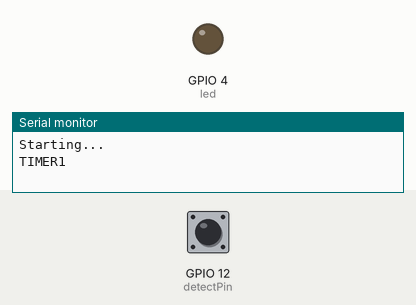
The sketch below on a simulated ESP32. Parts: output pins drawn as LEDs (lit = HIGH), the last lines printed to the serial monitor. Inputs (shaded band) come from the test bench; at power-on: GPIO 12 (detectPin) HIGH. At 5.0 s the program puts the board to deep sleep or switches it off; the recording ends there.

Above: at 1.2 s.
1.3 s: GPIO 12 (detectPin) pulsed LOW 2 times (0.12 s each, 0.3 s apart)
At 2.8 s:
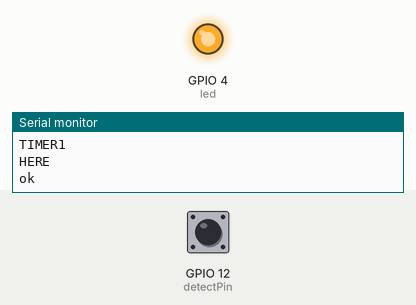
Timing chart, 0 to 4.5 s (numbered marks = the images above; inputs shaded):
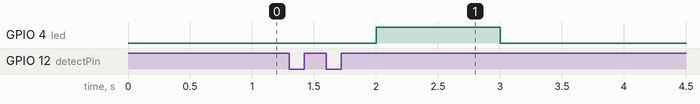

Measured:
- after the input at 1.3 s, GPIO 4 (led): LOW → HIGH after 0.70 s, → LOW 1.0 s later

The sketch:

esp32MovementInterface.ino
```cpp
int treshold = 1;
int detectPin = 12;
bool detect = false;
int led = 4;
int number=0;
hw_timer_t *My_timer = NULL;
hw_timer_t *My_timer2 = NULL;

void IRAM_ATTR onTimer(){
  Serial.println("TIMER1");
      if(number>treshold)  //If in the set of the interrupt time the number more than 1 times, then means have detect moving objects,This value can be adjusted according to the actual situation, which is equivalent to adjust the threshold of detection speed of moving objects.
         {
          Serial.println("HERE");
                   detect = true;
                   digitalWrite(led, detect);    //light led
                   number=0;   //Cleare the number, so that it does not affect the next trigger
         }
        else
              number=0;   //If in the setting of the interrupt time, the number of the interrupt is not reached the threshold value, it is not detected the moving objects, Cleare the number.
}

void IRAM_ATTR onTimer2(){
  Serial.println("GOING TO SLEEP");
      esp_deep_sleep_start();
}

void stateChange()  //Interrupt service function
{
  number++;  //Interrupted once, the number + 1

}

void setup() {
 Serial.begin(115200);
 Serial.println("Starting...\n");
 pinMode (detectPin, INPUT);
 pinMode (led, OUTPUT);
 digitalWrite(led, false);
 esp_sleep_enable_timer_wakeup(5000000);
 My_timer = timerBegin(3, 80, true);
 timerAttachInterrupt(My_timer, &onTimer, true);
 timerAlarmWrite(My_timer, 1000000, true);
 timerAlarmEnable(My_timer); //Just Enable

 My_timer2 = timerBegin(2, 80, true);
 timerAttachInterrupt(My_timer2, &onTimer2, true);
 timerAlarmWrite(My_timer2, 5000000, true);
 timerAlarmEnable(My_timer2); //Just Enable
 attachInterrupt(detectPin, stateChange, FALLING); // Set the interrupt function, interrupt pin is digital pin D2, interrupt service function is stateChange (), when the D2 power change from high to low , the trigger interrupt.

}

void loop() {
//Serial.println(number); // Printing the number of times of interruption, which is convenient for debugging.
    delay(1);
    if(detect)  //When a moving object is detected, the ledout is automatically closed after the light 2S, the next trigger can be carried out, and No need to reset. Convenient debugging.
    {
      Serial.println("ok");
        delay(1000);
        detect = false;
        digitalWrite(led, detect);    //turn off led
    }
}
```
